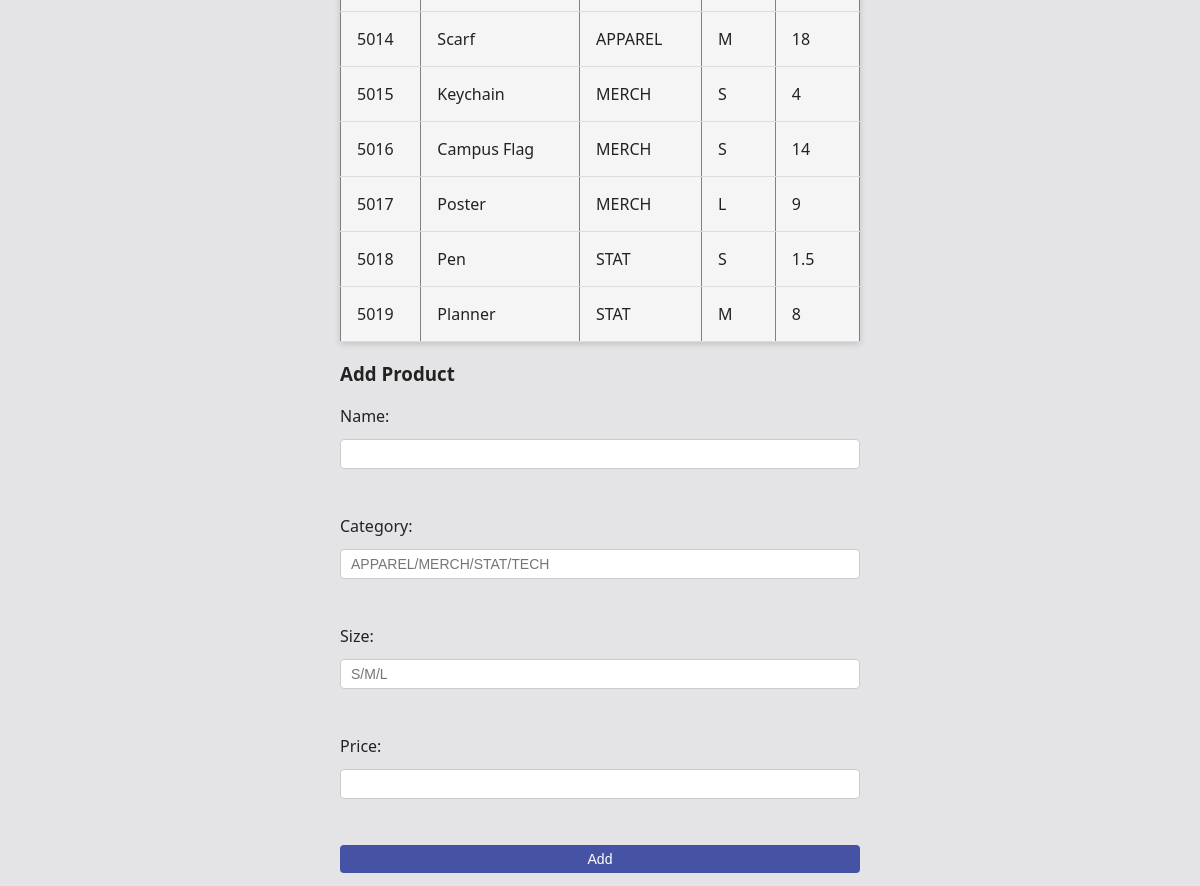
Before: /admin/products (signed in, middle part) with the older database file.
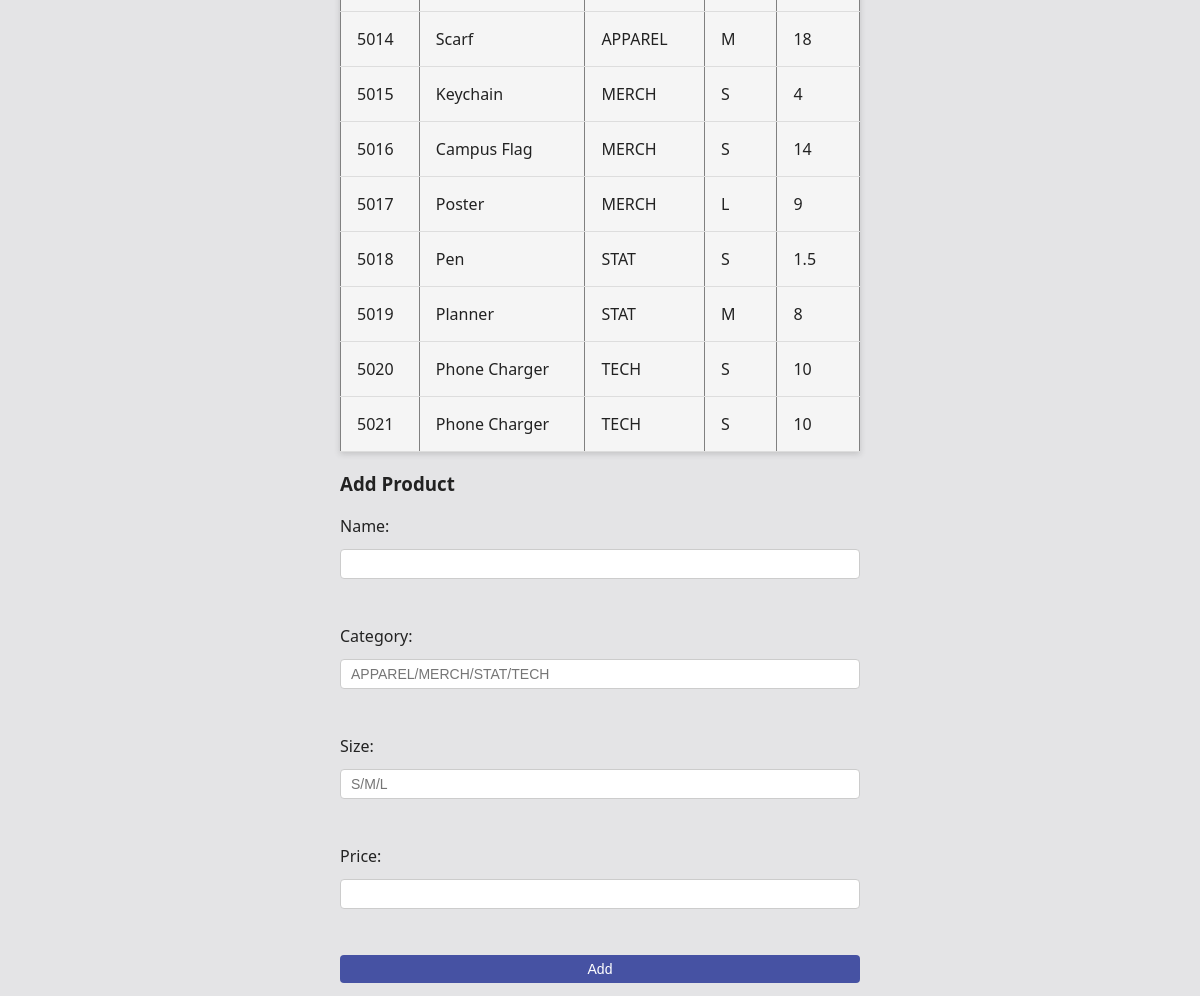
After: the same page with the newer database file.
### tables this page shows
CREATE TABLE product (
  p_productKey decimal(4,0) NOT NULL,
  p_name varchar(55) NOT NULL,
  p_category char(10) NOT NULL,
  p_size char(1) NOT NULL,
  p_price decimal(6,2) NOT NULL
);

### app.py (the view)
        def wrapped(*args, **kwargs):
            if "user_id" not in session:
                flash("Please log in first.", "error")
                return redirect(url_for("login"))
            if role is not None and session.get("role") != role:
                flash("You are not authorized to view this page.", "error")
                return redirect(url_for("home"))
            return fn(*args, **kwargs)

### app.py (called while the page is built, shortened)
def get_db_connection():
    conn = sqlite3.connect(DB_PATH)
    conn.row_factory = sqlite3.Row
    return conn

def login_required(role=None):
    def decorator(fn):
        def wrapped(*args, **kwargs):
            if "user_id" not in session:
                flash("Please log in first.", "error")
                return redirect(url_for("login"))
            if role is not None and session.get("role") != role:
                flash("You are not authorized to view this page.", "error")
                return redirect(url_for("home"))
            return fn(*args, **kwargs)
        wrapped.__name__ = fn.__name__
        return wrapped
    return decorator

@app.route("/admin/products", methods=["GET", "POST"])
@login_required(role="admin")
def admin_products():
    conn = get_db_connection()
    cur = conn.cursor()
    cur.execute("SELECT p_productKey, p_name, p_category, p_size, p_price FROM product ORDER BY p_productKey;")
    products = cur.fetchall()
    conn.close()
    return render_template("admin.html", section="products", products=products)

### templates/admin.html (shortened to what this page needs)
{% extends "base.html" %}
{% block body %}
<div class="container">
{% if section == "products" %}
  <table border="1" cellpadding="4" cellspacing="0">
    {% for p in products %}
    <tr>
      <td>{{ p.p_productKey }}</td>
      <td>{{ p.p_name }}</td>
      <td>{{ p.p_category }}</td>
      <td>{{ p.p_size }}</td>
      <td>{{ p.p_price }}</td>
    </tr>
    {% endfor %}
  </table>
  <h3>Add Product</h3>
  <form method="POST" action="{{ url_for('admin_products') }}">
    <label>Name:</label><input name="name"><br>
    <label>Category:</label><input name="category" placeholder="APPAREL/MERCH/STAT/TECH"><br>
    <label>Size:</label><input name="size" placeholder="S/M/L"><br>
    <label>Price:</label><input type="number" step="0.01" name="price"><br>
    <button type="submit">Add</button>
  </form>
  {% else %}
    <p>Select a section above to manage Products, Customers, or Transactions.</p>
  {% endif %}
</div>
{% endblock %}

### templates/base.html (shortened to what this page needs)
<html lang="eng">
  <head>
    <link rel="stylesheet" href="{{ url_for('static', filename='styles.css') }}">
  </head>
  <body>
    {%block body%}{%endblock%}
  </body>
</html>

### static/styles.css (style rules this page uses)
body { font-family: system-ui, Arial, sans-serif; background-color: #f5f5f5; background-color: #e4e4e6; color: #222; margin: 0; padding: 0; }
.container { max-width: 60vw; min-height: 50vh; margin-top: 5rem; margin: 0 auto; }
input { padding: 6px 10px; border: 1px solid #ccc; border-radius: 4px; font-size: 14px; }
button { background-color: #4652a3; color: white; border: none; border-radius: 4px; padding: 6px 12px; cursor: pointer; font-size: 14px; }
table { width: 100%; border-collapse: collapse; margin-top: 12px; overflow: hidden; background-color: #f5f5f5; box-shadow: 0 2px 6px rgba(59, 59, 59, 0.2); }

### templates/base.html (style rules this page uses)
body { font-family: system-ui, Arial, sans-serif; margin: 2rem; }
.container { max-width: 520px; margin: 0 auto; }
form { display:grid; gap:.75rem }

Changed rows visible on the page:
added product: p_productKey "5020", p_name "Phone Charger", p_category "TECH", p_size "S", p_price "10"
added product: p_productKey "5021", p_name "Phone Charger", p_category "TECH", p_size "S", p_price "10"
